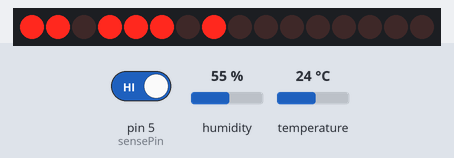
The sketch below on a simulated Arduino Uno, built with avr-gcc and run on an emulated ATmega328P. On the bench: 16 shift-register outputs drawn as a row of LEDs (first output left, lit = HIGH). Wiring (inferred from the names in the program): 2 × shift register (74HC595): data pin 8; shift clock pin 10; latch pin 9. Wiring (inferred from the signals the program sends): row of LEDs: on Q0, Q1, Q2, Q3, Q4, Q5, Q6, Q7, Q8, Q9, Q10, Q11, Q12, Q13, Q14, Q15. The inputs (shaded band) are chosen by the test bench; at power-on: pin 5 (sensePin) HIGH, humidity 55 %, temperature 24 °C. The local clock reads 2024-03-15 10:24:30 at power-on unless the sketch sets it; what the sketch prints to the serial monitor is not drawn.

Above: at 1.2 s.
1.3 s: pin 5 (sensePin) driven LOW
At 2.9 s:
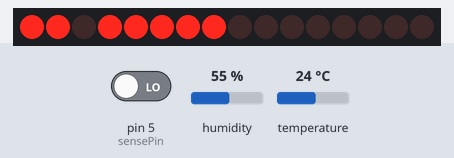
4.3 s: pin 5 (sensePin) driven HIGH
Timing chart, 0 to 7.3 s (numbered marks = the images above; inputs shaded):
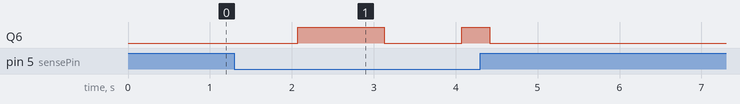

Measured:
- after the input at 1.3 s, Q6: LOW → HIGH after 0.77 s, → LOW 1.1 s later, → HIGH 0.94 s later

The sketch:

MyClock2.5.ino
```cpp
#include <Wire.h>
#include <DS3231.h>
#include <SimpleDHT.h>

DS3231 clock;
RTCDateTime dt;
SimpleDHT11 dht11;

const int dataPin = 8;
const int latchPin = 9;
const int clockPin = 10;
const int sensePin=5;
int tempPin = 6;

const int del = 100;

const byte num[] = {
  B11111100,  //0
  B01100000,  //1
  B11011010,  //2
  B11110010,  //3
  B01100110,  //4
  B10110110,  //5
  B10111110,  //6
  B11100000,  //7
  B11111110,  //8
  B11110110,  //9
};

const byte digit[4] = {
  B11001111,
  B11010111,
  B11011011,
  B11011101
};

int ha=0;
int hb=0;
int ma=0;
int mb=0;
int sa=0;
int sb=0;

int ta=0;
int tb=0;
unsigned long lastTemp=0;

void setup() {
  Serial.begin(9600);

  Serial.println("Initialize DS3231");;
  clock.begin();
  Serial.println("Done!");
  clock.setDateTime(__DATE__, __TIME__);

  //Initialise Pins
  pinMode(sensePin, INPUT);

  //Initialise Serial Register Pins
  pinMode(dataPin, OUTPUT);
  pinMode(latchPin, OUTPUT);
  pinMode(clockPin, OUTPUT);

  //Reset Clock Display
  digitalWrite(latchPin,LOW);
  shiftOut(dataPin,clockPin,MSBFIRST, 0);
  shiftOut(dataPin,clockPin,MSBFIRST, B11111111);
  digitalWrite(latchPin,HIGH);

}

void loop() {
  dt = clock.getDateTime();

  ha=dt.hour/10;
  hb=dt.hour%10;
  ma=dt.minute/10;
  mb=dt.minute%10;
  sb=dt.second;
if (digitalRead(sensePin)==LOW) {
  //SevSeg Section
  digitalWrite(latchPin,LOW);
  shiftOut(dataPin,clockPin,LSBFIRST, num[ha]);
  shiftOut(dataPin,clockPin,LSBFIRST, digit[0]);
  digitalWrite(latchPin,HIGH);
  delayMicroseconds(del);
  digitalWrite(latchPin,LOW);
  shiftOut(dataPin,clockPin,LSBFIRST, num[hb]);
  shiftOut(dataPin,clockPin,LSBFIRST, digit[1]);
  digitalWrite(latchPin,HIGH);
  delayMicroseconds(del);
  digitalWrite(latchPin,LOW);
  shiftOut(dataPin,clockPin,LSBFIRST, num[ma]);
  shiftOut(dataPin,clockPin,LSBFIRST, digit[2]);
  digitalWrite(latchPin,HIGH);
  delayMicroseconds(del);
  digitalWrite(latchPin,LOW);
  shiftOut(dataPin,clockPin,LSBFIRST, num[mb]);
  shiftOut(dataPin,clockPin,LSBFIRST, digit[3]);
  digitalWrite(latchPin,HIGH);
  delayMicroseconds(del);
  if (sb % 2 == 0) {
  digitalWrite(latchPin,LOW);
  shiftOut(dataPin,clockPin,LSBFIRST, B00000001);
  shiftOut(dataPin,clockPin,LSBFIRST, B11011110);
  digitalWrite(latchPin,HIGH);
  delayMicroseconds(del);
  digitalWrite(latchPin,LOW);
  shiftOut(dataPin,clockPin,LSBFIRST, B00000000);
  shiftOut(dataPin,clockPin,LSBFIRST, B11011111);
  digitalWrite(latchPin,HIGH);
  } else {
    digitalWrite(latchPin,LOW);
    shiftOut(dataPin,clockPin,LSBFIRST, B00000000);
    shiftOut(dataPin,clockPin,LSBFIRST, digit[3]);
    digitalWrite(latchPin,HIGH);
  }
} else {
  digitalWrite(latchPin,LOW);
  shiftOut(dataPin,clockPin,LSBFIRST, num[ta]);
  shiftOut(dataPin,clockPin,LSBFIRST, digit[0]);
  digitalWrite(latchPin,HIGH);
  delayMicroseconds(del);
  digitalWrite(latchPin,LOW);
  shiftOut(dataPin,clockPin,LSBFIRST, num[tb]);
  shiftOut(dataPin,clockPin,LSBFIRST, digit[1]);
  digitalWrite(latchPin,HIGH);
  delayMicroseconds(del);
  digitalWrite(latchPin,LOW);
  shiftOut(dataPin,clockPin,LSBFIRST, B11000110);
  shiftOut(dataPin,clockPin,LSBFIRST, digit[2]);
  digitalWrite(latchPin,HIGH);
  delayMicroseconds(del);
  digitalWrite(latchPin,LOW);
  shiftOut(dataPin,clockPin,LSBFIRST, B10011100);
  shiftOut(dataPin,clockPin,LSBFIRST, digit[3]);
  digitalWrite(latchPin,HIGH);
  delayMicroseconds(del);
  digitalWrite(latchPin,LOW);
  shiftOut(dataPin,clockPin,LSBFIRST, B00000000);
  shiftOut(dataPin,clockPin,LSBFIRST, digit[3]);
  digitalWrite(latchPin,HIGH);
}
  byte temperature = 0;
  byte humidity = 0;
  byte data[40] = {0};
  if (dht11.read(tempPin, &temperature, &humidity, data)) {
    return;
  }
  if (temperature >0) {
  ta=(int)temperature/10;
  tb=(int)temperature%10;
  }
}
```
